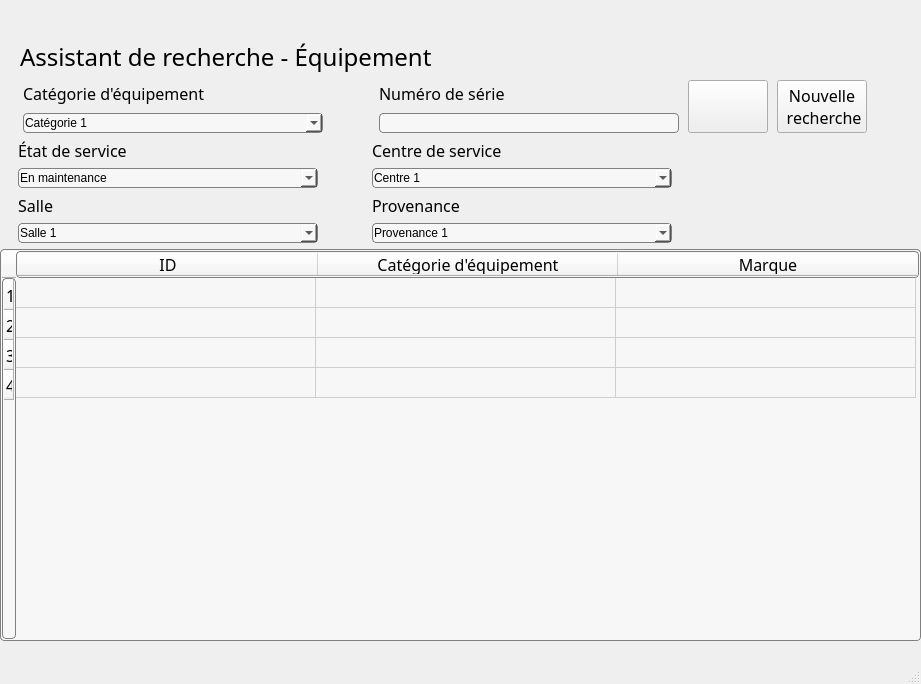
<?xml version="1.0" encoding="UTF-8"?>
<ui version="4.0">
 <class>MainWindow</class>
 <widget class="QMainWindow" name="MainWindow">
  <property name="geometry">
   <rect>
    <x>0</x>
    <y>0</y>
    <width>921</width>
    <height>684</height>
   </rect>
  </property>
  <property name="windowTitle">
   <string>MainWindow</string>
  </property>
  <widget class="QWidget" name="centralwidget">
   <widget class="QWidget" name="verticalLayoutWidget">
    <property name="geometry">
     <rect>
      <x>0</x>
      <y>0</y>
      <width>921</width>
      <height>641</height>
     </rect>
    </property>
    <layout class="QVBoxLayout" name="verticalLayout">
     <item>
      <layout class="QGridLayout" name="gridLayout_6">
       <item row="0" column="1">
        <spacer name="verticalSpacer">
         <property name="orientation">
          <enum>Qt::Vertical</enum>
         </property>
         <property name="sizeType">
          <enum>QSizePolicy::Fixed</enum>
         </property>
         <property name="sizeHint" stdset="0">
          <size>
           <width>20</width>
           <height>40</height>
          </size>
         </property>
        </spacer>
       </item>
       <item row="1" column="0">
        <spacer name="horizontalSpacer_8">
         <property name="orientation">
          <enum>Qt::Horizontal</enum>
         </property>
         <property name="sizeType">
          <enum>QSizePolicy::Fixed</enum>
         </property>
         <property name="sizeHint" stdset="0">
          <size>
           <width>20</width>
           <height>20</height>
          </size>
         </property>
        </spacer>
       </item>
       <item row="1" column="2">
        <widget class="QLabel" name="label_2">
         <property name="text">
          <string/>
         </property>
         <property name="pixmap">
          <pixmap>../Images/magnifier.png</pixmap>
         </property>
        </widget>
       </item>
       <item row="1" column="1">
        <widget class="QLabel" name="label">
         <property name="font">
          <font>
           <family>MS Reference Sans Serif</family>
           <pointsize>18</pointsize>
          </font>
         </property>
         <property name="text">
          <string>Assistant de recherche - Équipement</string>
         </property>
        </widget>
       </item>
       <item row="1" column="3">
        <spacer name="horizontalSpacer_9">
         <property name="orientation">
          <enum>Qt::Horizontal</enum>
         </property>
         <property name="sizeType">
          <enum>QSizePolicy::Fixed</enum>
         </property>
         <property name="sizeHint" stdset="0">
          <size>
           <width>300</width>
           <height>20</height>
          </size>
         </property>
        </spacer>
       </item>
      </layout>
     </item>
     <item>
      <layout class="QGridLayout" name="gridLayout_5">
       <item row="0" column="4">
        <widget class="QPushButton" name="pushButton">
         <property name="maximumSize">
          <size>
           <width>80</width>
           <height>200</height>
          </size>
         </property>
         <property name="styleSheet">
          <string notr="true">padding: 1px;
border-style: solid;
border: 1px solid gray;
border-radius: 4px;
background: rgb(247,247,247)
QPushButton#pushButton:hover {
background-color: qlineargradient(x1: 0, y1: 1, x2: 0, y2: 0, stop: 0 #edf2f8, stop: 1 #c8d9ea);
}
QPushButton#pushButton:pressed{
padding: 1px;
color: black;
border-style: solid;
border: 1px solid gray;
border-radius: 8px;
background:rgb(169, 167, 170)
}</string>
         </property>
         <property name="text">
          <string/>
         </property>
         <property name="icon">
          <iconset>
           <normaloff>../../../../../../../Downloads/refresh-button-2.png</normaloff>../../../../../../../Downloads/refresh-button-2.png</iconset>
         </property>
         <property name="iconSize">
          <size>
           <width>50</width>
           <height>50</height>
          </size>
         </property>
        </widget>
       </item>
       <item row="0" column="3">
        <layout class="QGridLayout" name="gridLayout_9">
         <item row="0" column="1">
          <widget class="QLabel" name="label_3">
           <property name="font">
            <font>
             <family>MS Reference Sans Serif</family>
             <pointsize>12</pointsize>
            </font>
           </property>
           <property name="text">
            <string>Catégorie d'équipement</string>
           </property>
          </widget>
         </item>
         <item row="0" column="3">
          <widget class="QLabel" name="label_4">
           <property name="font">
            <font>
             <family>MS Reference Sans Serif</family>
             <pointsize>12</pointsize>
            </font>
           </property>
           <property name="text">
            <string>Numéro de série</string>
           </property>
          </widget>
         </item>
         <item row="1" column="3">
          <widget class="QLineEdit" name="lineEdit">
           <property name="maximumSize">
            <size>
             <width>300</width>
             <height>16777215</height>
            </size>
           </property>
           <property name="styleSheet">
            <string notr="true">padding: 1px;
border-style: solid;
border: 1px solid gray;
border-radius: 4px;
background:rgb(247,247,247);</string>
           </property>
          </widget>
         </item>
         <item row="1" column="1">
          <widget class="QComboBox" name="comboBox">
           <property name="maximumSize">
            <size>
             <width>300</width>
             <height>16777215</height>
            </size>
           </property>
           <property name="styleSheet">
            <string notr="true">padding: 1px;
border-style: solid;
border: 1px solid gray;
border-radius: 4px;
background:rgb(247,247,247);</string>
           </property>
           <item>
            <property name="text">
             <string>Catégorie 1</string>
            </property>
           </item>
           <item>
            <property name="text">
             <string>Catégorie 2</string>
            </property>
           </item>
           <item>
            <property name="text">
             <string>Catégorie 3</string>
            </property>
           </item>
           <item>
            <property name="text">
             <string>Catégorie 4</string>
            </property>
           </item>
          </widget>
         </item>
         <item row="1" column="2">
          <spacer name="horizontalSpacer">
           <property name="orientation">
            <enum>Qt::Horizontal</enum>
           </property>
           <property name="sizeType">
            <enum>QSizePolicy::Fixed</enum>
           </property>
           <property name="sizeHint" stdset="0">
            <size>
             <width>50</width>
             <height>20</height>
            </size>
           </property>
          </spacer>
         </item>
         <item row="1" column="0">
          <spacer name="horizontalSpacer_7">
           <property name="orientation">
            <enum>Qt::Horizontal</enum>
           </property>
           <property name="sizeType">
            <enum>QSizePolicy::Fixed</enum>
           </property>
           <property name="sizeHint" stdset="0">
            <size>
             <width>20</width>
             <height>20</height>
            </size>
           </property>
          </spacer>
         </item>
        </layout>
       </item>
       <item row="0" column="5">
        <widget class="QPushButton" name="pushButton_2">
         <property name="maximumSize">
          <size>
           <width>90</width>
           <height>200</height>
          </size>
         </property>
         <property name="font">
          <font>
           <family>MS Reference Sans Serif</family>
           <pointsize>12</pointsize>
          </font>
         </property>
         <property name="styleSheet">
          <string notr="true">padding: 1px;
border-style: solid;
border: 1px solid gray;
border-radius: 4px;
background: rgb(247,247,247)
QPushButton#pushButton:hover {
background-color: qlineargradient(x1: 0, y1: 1, x2: 0, y2: 0, stop: 0 #edf2f8, stop: 1 #c8d9ea);
}
QPushButton#pushButton:pressed{
padding: 1px;
color: black;
border-style: solid;
border: 1px solid gray;
border-radius: 8px;
background:rgb(169, 167, 170)
}</string>
         </property>
         <property name="text">
          <string>Nouvelle
 recherche</string>
         </property>
        </widget>
       </item>
       <item row="0" column="6">
        <spacer name="horizontalSpacer_2">
         <property name="orientation">
          <enum>Qt::Horizontal</enum>
         </property>
         <property name="sizeType">
          <enum>QSizePolicy::Fixed</enum>
         </property>
         <property name="sizeHint" stdset="0">
          <size>
           <width>50</width>
           <height>20</height>
          </size>
         </property>
        </spacer>
       </item>
      </layout>
     </item>
     <item>
      <layout class="QGridLayout" name="gridLayout_3">
       <item row="1" column="2">
        <widget class="QComboBox" name="comboBox_3">
         <property name="maximumSize">
          <size>
           <width>300</width>
           <height>16777215</height>
          </size>
         </property>
         <property name="styleSheet">
          <string notr="true">padding: 1px;
border-style: solid;
border: 1px solid gray;
border-radius: 4px;
background:rgb(247,247,247);</string>
         </property>
         <item>
          <property name="text">
           <string>Centre 1</string>
          </property>
         </item>
         <item>
          <property name="text">
           <string>Centre 2</string>
          </property>
         </item>
         <item>
          <property name="text">
           <string>Centre 3</string>
          </property>
         </item>
        </widget>
       </item>
       <item row="0" column="0">
        <widget class="QLabel" name="label_5">
         <property name="font">
          <font>
           <family>MS Reference Sans Serif</family>
           <pointsize>12</pointsize>
          </font>
         </property>
         <property name="text">
          <string>État de service</string>
         </property>
        </widget>
       </item>
       <item row="1" column="1">
        <spacer name="horizontalSpacer_3">
         <property name="orientation">
          <enum>Qt::Horizontal</enum>
         </property>
         <property name="sizeType">
          <enum>QSizePolicy::Fixed</enum>
         </property>
         <property name="sizeHint" stdset="0">
          <size>
           <width>30</width>
           <height>20</height>
          </size>
         </property>
        </spacer>
       </item>
       <item row="1" column="0">
        <widget class="QComboBox" name="comboBox_2">
         <property name="maximumSize">
          <size>
           <width>300</width>
           <height>16777215</height>
          </size>
         </property>
         <property name="styleSheet">
          <string notr="true">padding: 1px;
border-style: solid;
border: 1px solid gray;
border-radius: 4px;
background:rgb(247,247,247);</string>
         </property>
         <item>
          <property name="text">
           <string>En maintenance</string>
          </property>
         </item>
         <item>
          <property name="text">
           <string>En réparation</string>
          </property>
         </item>
         <item>
          <property name="text">
           <string>Au rebus</string>
          </property>
         </item>
        </widget>
       </item>
       <item row="0" column="2">
        <widget class="QLabel" name="label_6">
         <property name="font">
          <font>
           <family>MS Reference Sans Serif</family>
           <pointsize>12</pointsize>
          </font>
         </property>
         <property name="text">
          <string>Centre de service</string>
         </property>
        </widget>
       </item>
       <item row="1" column="3">
        <spacer name="horizontalSpacer_4">
         <property name="orientation">
          <enum>Qt::Horizontal</enum>
         </property>
         <property name="sizeType">
          <enum>QSizePolicy::Fixed</enum>
         </property>
         <property name="sizeHint" stdset="0">
          <size>
           <width>230</width>
           <height>20</height>
          </size>
         </property>
        </spacer>
       </item>
      </layout>
     </item>
     <item>
      <layout class="QGridLayout" name="gridLayout">
       <item row="0" column="0">
        <widget class="QLabel" name="label_7">
         <property name="font">
          <font>
           <family>MS Reference Sans Serif</family>
           <pointsize>12</pointsize>
          </font>
         </property>
         <property name="text">
          <string>Salle</string>
         </property>
        </widget>
       </item>
       <item row="1" column="2">
        <widget class="QComboBox" name="comboBox_5">
         <property name="maximumSize">
          <size>
           <width>300</width>
           <height>16777215</height>
          </size>
         </property>
         <property name="styleSheet">
          <string notr="true">padding: 1px;
border-style: solid;
border: 1px solid gray;
border-radius: 4px;
background:rgb(247,247,247);</string>
         </property>
         <item>
          <property name="text">
           <string>Provenance 1</string>
          </property>
         </item>
         <item>
          <property name="text">
           <string>Provenance 2</string>
          </property>
         </item>
         <item>
          <property name="text">
           <string>Provenance 3</string>
          </property>
         </item>
        </widget>
       </item>
       <item row="1" column="0">
        <widget class="QComboBox" name="comboBox_4">
         <property name="maximumSize">
          <size>
           <width>300</width>
           <height>16777215</height>
          </size>
         </property>
         <property name="styleSheet">
          <string notr="true">padding: 1px;
border-style: solid;
border: 1px solid gray;
border-radius: 4px;
background:rgb(247,247,247);</string>
         </property>
         <item>
          <property name="text">
           <string>Salle 1</string>
          </property>
         </item>
         <item>
          <property name="text">
           <string>Salle 2</string>
          </property>
         </item>
         <item>
          <property name="text">
           <string>Salle 3</string>
          </property>
         </item>
        </widget>
       </item>
       <item row="1" column="3">
        <spacer name="horizontalSpacer_6">
         <property name="orientation">
          <enum>Qt::Horizontal</enum>
         </property>
         <property name="sizeType">
          <enum>QSizePolicy::Fixed</enum>
         </property>
         <property name="sizeHint" stdset="0">
          <size>
           <width>230</width>
           <height>20</height>
          </size>
         </property>
        </spacer>
       </item>
       <item row="0" column="2">
        <widget class="QLabel" name="label_8">
         <property name="font">
          <font>
           <family>MS Reference Sans Serif</family>
           <pointsize>12</pointsize>
          </font>
         </property>
         <property name="text">
          <string>Provenance</string>
         </property>
        </widget>
       </item>
       <item row="1" column="1">
        <spacer name="horizontalSpacer_5">
         <property name="orientation">
          <enum>Qt::Horizontal</enum>
         </property>
         <property name="sizeType">
          <enum>QSizePolicy::Fixed</enum>
         </property>
         <property name="sizeHint" stdset="0">
          <size>
           <width>30</width>
           <height>20</height>
          </size>
         </property>
        </spacer>
       </item>
      </layout>
     </item>
     <item>
      <layout class="QGridLayout" name="gridLayout_2">
       <item row="0" column="0">
        <widget class="QTableWidget" name="tableWidget">
         <property name="maximumSize">
          <size>
           <width>16777215</width>
           <height>500</height>
          </size>
         </property>
         <property name="font">
          <font>
           <family>MS Reference Sans Serif</family>
           <pointsize>12</pointsize>
          </font>
         </property>
         <property name="styleSheet">
          <string notr="true">padding: 1px;
border-style: solid;
border: 1px solid gray;
border-radius: 4px;
background:rgb(247,247,247);</string>
         </property>
         <attribute name="horizontalHeaderDefaultSectionSize">
          <number>300</number>
         </attribute>
         <row>
          <property name="text">
           <string>1</string>
          </property>
         </row>
         <row>
          <property name="text">
           <string>2</string>
          </property>
         </row>
         <row>
          <property name="text">
           <string>3</string>
          </property>
         </row>
         <row>
          <property name="text">
           <string>4</string>
          </property>
         </row>
         <column>
          <property name="text">
           <string>ID</string>
          </property>
         </column>
         <column>
          <property name="text">
           <string>Catégorie d'équipement</string>
          </property>
         </column>
         <column>
          <property name="text">
           <string>Marque</string>
          </property>
         </column>
        </widget>
       </item>
      </layout>
     </item>
    </layout>
   </widget>
  </widget>
  <widget class="QMenuBar" name="menubar">
   <property name="geometry">
    <rect>
     <x>0</x>
     <y>0</y>
     <width>921</width>
     <height>22</height>
    </rect>
   </property>
  </widget>
  <widget class="QStatusBar" name="statusbar"/>
 </widget>
 <resources/>
 <connections/>
</ui>
